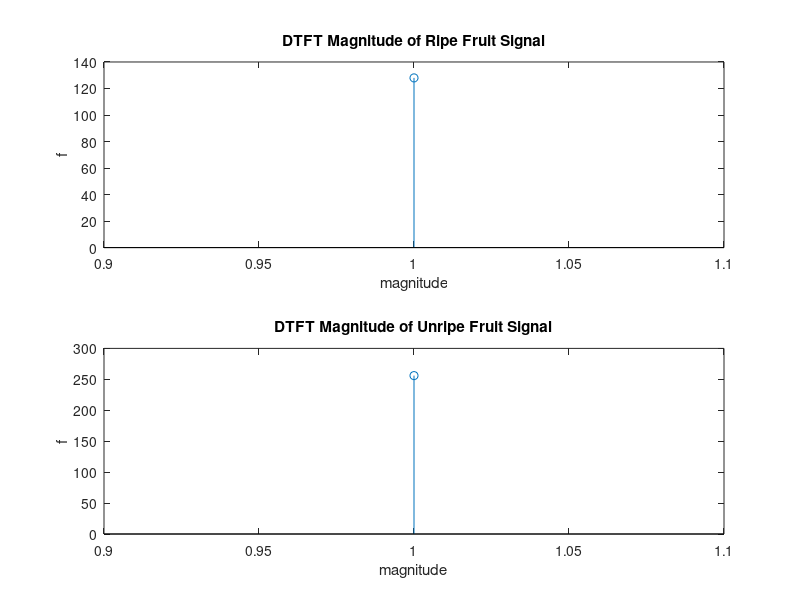
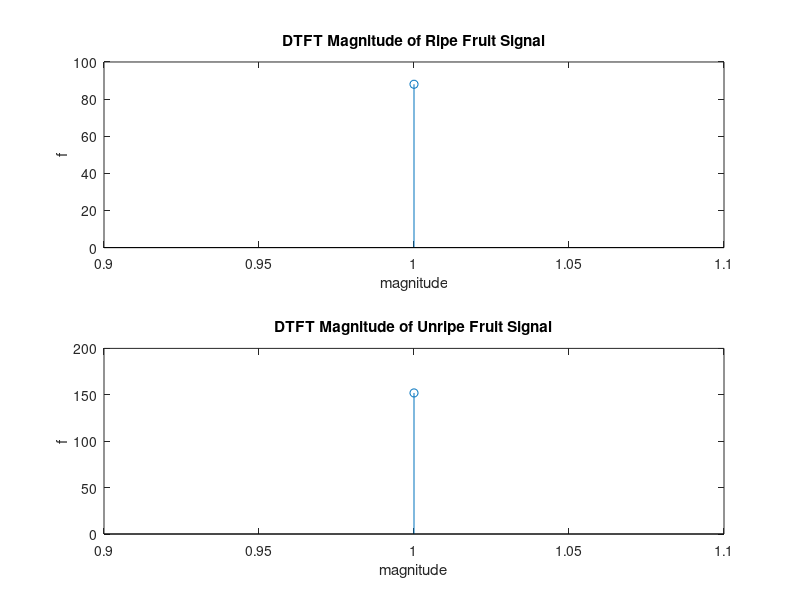
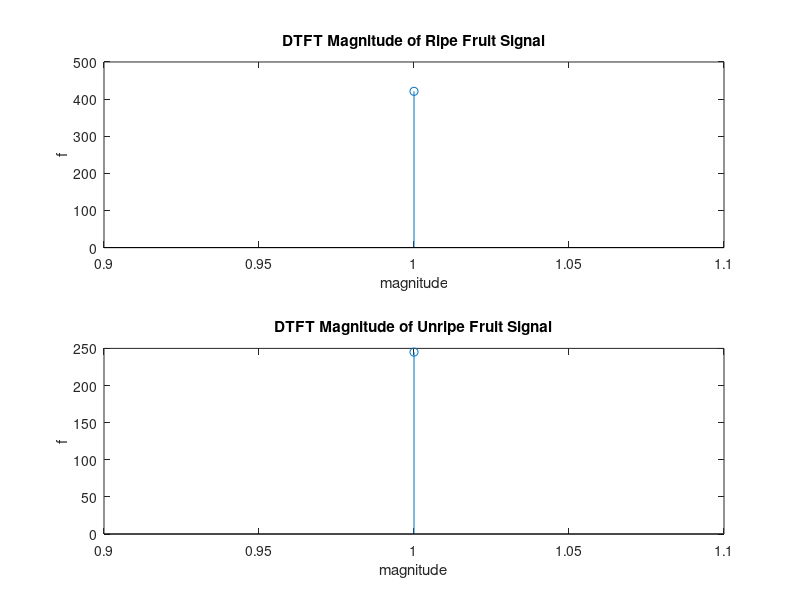

The MATLAB source for these figures, in order:
%fruit data
ripe_fruit_apple = 128;
unripe_fruit_apple = 256;

% Compute the DTFT of the ripe fruit
ripe_fruit_DTFT1 = fft(ripe_fruit_apple);

% Compute the magnitude of the DTFT
ripe_fruit_DTFT_mag1 = abs(ripe_fruit_DTFT1);




% Compute the DTFT of the unripe fruit
unripe_fruit_DTFT1 = fft(unripe_fruit_apple);

% Compute the magnitude of the DTFT
unripe_fruit_DTFT_mag1 = abs(unripe_fruit_DTFT1);


% Plot the DTFT magnitude of the ripe fruit
subplot(211);
stem(ripe_fruit_DTFT_mag1);
xlabel('magnitude');
ylabel('f');
title('DTFT Magnitude of Ripe Fruit Signal');


% Plot the DTFT magnitude of the unripe fruit
subplot(212);
stem(unripe_fruit_DTFT_mag1);
xlabel('magnitude');
ylabel('f');
title('DTFT Magnitude of Unripe Fruit Signal');

ripe_fruit_banana = 88;
unripe_fruit_banana = 152;

% Compute the DTFT of the ripe fruit
ripe_fruit_DTFT2 = fft(ripe_fruit_banana);

% Compute the magnitude of the DTFT
ripe_fruit_DTFT_mag2 = abs(ripe_fruit_DTFT2);




% Compute the DTFT of the unripe fruit
unripe_fruit_DTFT2 = fft(unripe_fruit_banana);

% Compute the magnitude of the DTFT
unripe_fruit_DTFT_mag2 = abs(unripe_fruit_DTFT2);


% Plot the DTFT magnitude of the ripe fruit
figure;
subplot(211);
stem(ripe_fruit_DTFT_mag2);
xlabel('magnitude');
ylabel('f');
title('DTFT Magnitude of Ripe Fruit Signal');


% Plot the DTFT magnitude of the unripe fruit
subplot(212);
stem(unripe_fruit_DTFT_mag2);
xlabel('magnitude');
ylabel('f');
title('DTFT Magnitude of Unripe Fruit Signal');

ripe_fruit_mango = 421;
unripe_fruit_mango = 245;

% Compute the DTFT of the ripe fruit
ripe_fruit_DTFT3 = fft(ripe_fruit_mango);

% Compute the magnitude of the DTFT
ripe_fruit_DTFT_mag3 = abs(ripe_fruit_DTFT3);




% Compute the DTFT of the unripe fruit
unripe_fruit_DTFT3 = fft(unripe_fruit_mango);

% Compute the magnitude of the DTFT
unripe_fruit_DTFT_mag3 = abs(unripe_fruit_DTFT3);


% Plot the DTFT magnitude of the ripe fruit
figure;
subplot(211);
stem(ripe_fruit_DTFT_mag3);
xlabel('magnitude');
ylabel('f');
title('DTFT Magnitude of Ripe Fruit Signal');


% Plot the DTFT magnitude of the unripe fruit
subplot(212);
stem(unripe_fruit_DTFT_mag3);
xlabel('magnitude');
ylabel('f');
title('DTFT Magnitude of Unripe Fruit Signal');


